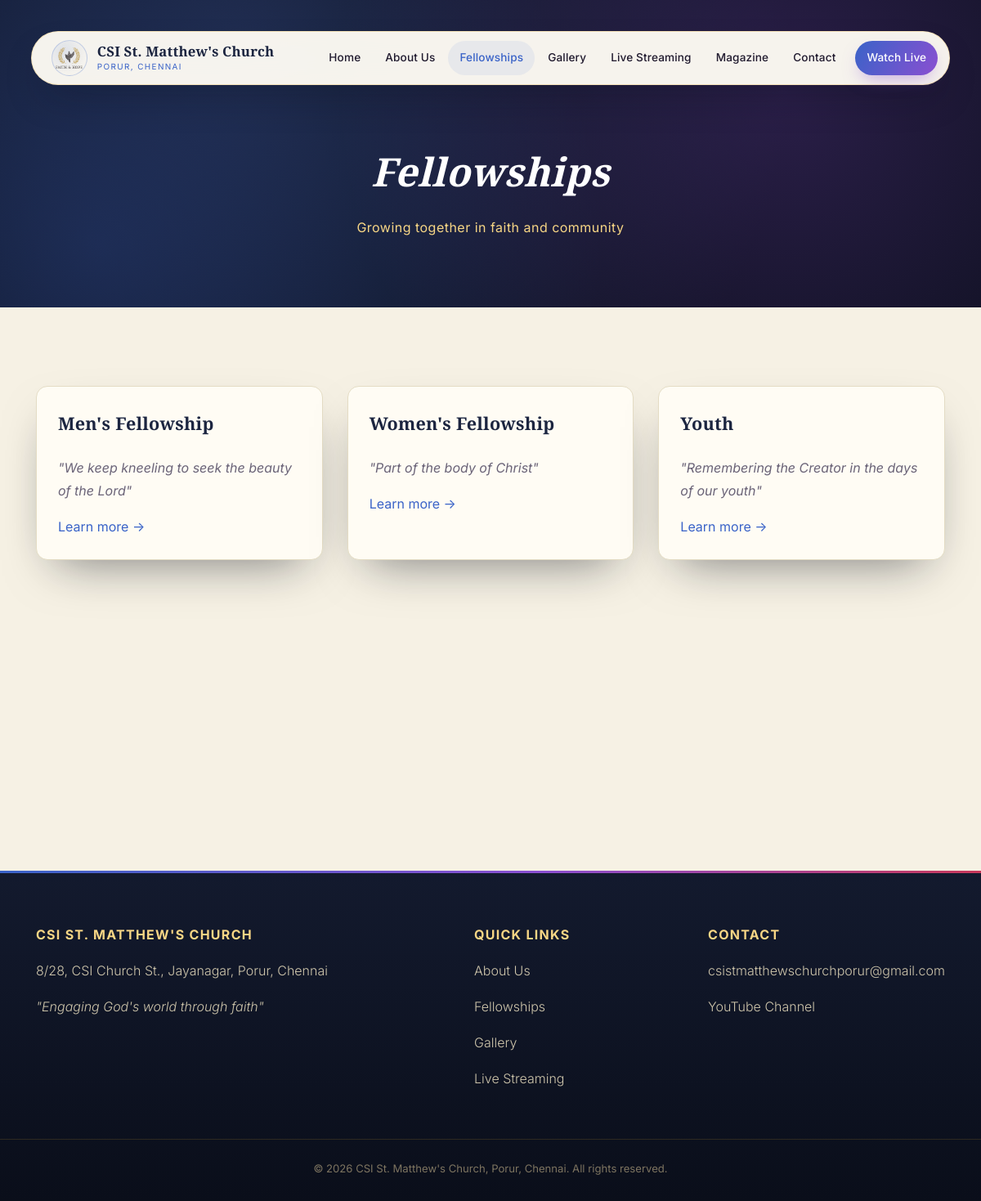
/fellowships.php, run on the app's committed database.
### tables this page shows
CREATE TABLE fellowships (
  id INT AUTO_INCREMENT PRIMARY KEY,
  slug VARCHAR(80) UNIQUE NOT NULL,
  title VARCHAR(150) NOT NULL,
  tagline VARCHAR(255),
  description TEXT,
  gallery_slug VARCHAR(80),
  sort_order INT DEFAULT 0
);

### includes/config.php (called while the page is built, shortened)
<?php
function db(): mysqli {
    static $conn = null;
    if ($conn === null) {
        $conn = new mysqli(DB_HOST, DB_USER, DB_PASS, DB_NAME);
        $conn->set_charset('utf8mb4');
    }
    return $conn;
}
function h(?string $value): string {
    return htmlspecialchars($value ?? '', ENT_QUOTES, 'UTF-8');
}
function base_url(): string {
    $dir = rtrim(str_replace('\\', '/', dirname($_SERVER['SCRIPT_NAME'])), '/');
    return $dir === '' ? '/' : $dir . '/';
}

### fellowships.php (the view, shortened to what this page needs)
<?php
require_once __DIR__ . '/includes/config.php';
$one = null;
require __DIR__ . '/includes/header.php';
$base = base_url();
?>
<div class="page-hero">
  <h1><?= $one ? h($one['title']) : 'Fellowships' ?></h1>
  <p><?= $one ? h($one['tagline']) : 'Growing together in faith and community' ?></p>
</div>
<?php if ($one): ?>
<section>
  <div class="container fellowship-body">
    <div class="divider reveal"><span></span></div>
    <?= render_rich_text($one['description'] ?? '') ?>
    <div style="margin-top: 34px;" class="reveal"><a class="btn" href="<?= $base ?>fellowships">&larr; All Fellowships</a></div>
  </div>
</section>
<?php else: ?>
<section>
  <div class="container">
    <div class="grid grid-3">
      <?php
      $all = db()->query('SELECT * FROM fellowships ORDER BY sort_order');
      $i = 0;
      while ($f = $all->fetch_assoc()):
        $i++;
      ?>
      <div class="fcard reveal reveal-delay-<?= min($i, 3) ?>">
        <div class="fcard-body">
          <h3><?= h($f['title']) ?></h3>
          <p style="color: var(--text-muted); font-style: italic;">"<?= h($f['tagline']) ?>"</p>
          <a href="<?= $base ?>fellowships?slug=<?= urlencode($f['slug']) ?>">Learn more &rarr;</a>
        </div>
      </div>
      <?php endwhile; ?>
    </div>
  </div>
</section>
<?php endif; ?>
<?php require __DIR__ . '/includes/footer.php'; ?>

### assets/css/style.css (style rules this page uses)
:root { --ink: #0a0e1a; --ink-2: #131a2e; --ink-3: #1c2540; --paper: #f6f1e4; --paper-card: #fffcf4; --sapphire: #3a63c8; --amethyst: #8a4fd1; --amber: #f2b632; --amber-soft: #f7d685; --ruby: #c8385a; --text: #201a2e; --text-muted: #6b6478; --border: #e4dcc4; --shadow: 0 25px 60px -25px rgba(10, 14, 26, 0.55); --glass-gradient: linear-gradient(120deg, var(--sapphire), var(--amethyst) 55%, var(--ruby) 100%); }
* { box-sizing: border-box; }
html { scroll-behavior: smooth; }
body { margin: 0; font-family: 'Inter', -apple-system, sans-serif; background: var(--paper); color: var(--text); line-height: 1.75; overflow-x: hidden; }
h1, h2, h3, h4, .site-title { font-family: 'Cormorant Garamond', Georgia, serif; font-weight: 700; color: var(--ink-3); margin-top: 0; letter-spacing: 0.01em; }
a { color: var(--sapphire); text-decoration: none; transition: color 0.25s ease; }
.container { max-width: 1160px; margin: 0 auto; padding: 0 24px; }
.reveal { opacity: 0; transform: translateY(30px); transition: opacity 0.9s cubic-bezier(.2,.7,.3,1), transform 0.9s cubic-bezier(.2,.7,.3,1); }
.reveal.is-visible { opacity: 1; transform: translateY(0); }
.reveal-delay-1 { transition-delay: 0.12s; }
.reveal-delay-2 { transition-delay: 0.24s; }
.reveal-delay-3 { transition-delay: 0.36s; }
.page-hero { position: relative; background: radial-gradient(circle at 25% 15%, var(--ink-3), var(--ink) 70%); color: #fff; padding: 168px 24px 84px; text-align: center; overflow: hidden; }
.page-hero::before { content: ''; position: absolute; inset: 0; background: radial-gradient(circle at 80% 30%, rgba(138,79,209,0.25), transparent 55%), radial-gradient(circle at 10% 80%, rgba(58,99,200,0.25), transparent 55%); }
.page-hero h1 { color: #fff; margin-bottom: 12px; position: relative; font-size: clamp(2.1rem, 4.4vw, 3rem); font-style: italic; }
.page-hero p { color: var(--amber-soft); margin: 0; position: relative; font-family: 'Inter', sans-serif; letter-spacing: 0.03em; }
section { padding: 96px 0; position: relative; }
.grid { display: grid; gap: 30px; }
.grid-3 { grid-template-columns: repeat(3, 1fr); }
.fcard { border-radius: 14px; overflow: hidden; box-shadow: var(--shadow); background: var(--paper-card); border: 1px solid var(--border); transition: transform 0.4s ease, box-shadow 0.4s ease; }
.fcard-body { padding: 26px; }
.fcard-body h3 { font-size: 1.35rem; }

### data on the page
fellowships: title "Men's Fellowship", tagline "We keep kneeling to seek the beauty of the Lord"
fellowships: title "Women's Fellowship", tagline "Part of the body of Christ"
fellowships: title "Youth", tagline "Remembering the Creator in the days of our youth"

### other printed values
setting('site_name') "CSI St. Matthew's Church"
setting('site_location') "PORUR, CHENNAI"
$label "Home About Us Fellowships Gallery Live Streaming Magazine Contact"
setting('site_name') "CSI ST. MATTHEW'S CHURCH"
setting('address') "8/28, CSI Church St., Jayanagar, Porur, Chennai"
setting('tagline') "Engaging God's world through faith"
setting('email') "csistmatthewschurchporur@gmail.com"
setting('site_location') "Porur, Chennai"
